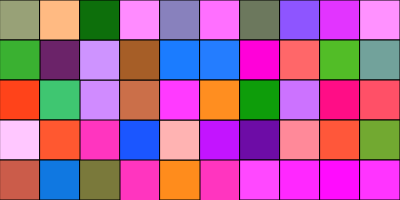
Frame 1 (no input)
Frame 60 (no input): identical to frame 1, image omitted
Frame 120 (the mouse pressed at the canvas centre since frame 60): identical to frame 1, image omitted

The p5.js sketch that drew this single still picture (run headless with seeded random() and noise() and a simulated clock; from frame 60 on, the mouse is pressed at the canvas centre):

// p5.js sketch
// ── sketch.js
function setup() {
  createCanvas(400, 200);
  background ( random(400), random(255), random(255) );
  
 
    fill(random(440), random(200), random(400));
  square((0), (0), 40);
  fill(random(440), random(200), random(400));
  square((40), (40), 40);
  fill(random(440), random(200), random(400));
  square((80), (80), 40);
  fill(random(440), random(200), random(400));
  square((120), (120), 40);
  fill(random(440), random(200), random(400));
  square((160), (160), 40);
  
  fill(random(440), random(200), random(400));
  square((40), random(0), 40);
  fill(random(440), random(200), random(400));
  square((80), (40), (40));
  fill(random(440), random(200), random(400));
  square((120), (80), (40));
  fill(random(440), random(200), random(400));
  square((160), (120), (40));
  fill(random(440), random(200), random(400));
   square((200), (120), (40));
  fill(random(440), random(200), random(400));
   square((240), (160), (40));
  fill(random(440), random(200), random(400));
   square((280), (200), (40));
  fill(random(440), random(200), random(400));
   square((0), (40), (40));
  fill(random(440), random(200), random(400));
   square((0), (80), (40));
   fill(random(440), random(200), random(400));
   square((0), (120), (40));
   fill(random(440), random(200), random(400));
   square((0), (160), (40));
   fill(random(440), random(200), random(400));
   square((40), (80), (40));
  fill(random(440), random(200), random(400));
   square((40), (120), (40));
  fill(random(440), random(200), random(400));
   square((40), (160), (40));
  fill(random(440), random(200), random(400));
   square((80), (160), (40));
  fill(random(440), random(200), random(400));
   square((80), (0), (40));
  
  fill(random(440), random(200), random(400));
   square((120), (0), (40));
  fill(random(440), random(200), random(400));
   square((120), (40), (40));
  
    fill(random(440), random(200), random(400));
   square((160), (0), (40));
  fill(random(440), random(200), random(400));
   square((160), (40), (40));
  fill(random(440), random(200), random(400));
   square((160), (80), (40));
  
  fill(random(440), random(200), random(400));
   square((200), (0), (40));
  fill(random(440), random(200), random(400));
   square((200), (40), (40));
  fill(random(440), random(200), random(400));
   square((200), (80), (40));
  
  
    fill(random(440), random(200), random(400));
   square((240), (0), (40));
  fill(random(440), random(200), random(400));
   square((240), (40), (40));
    fill(random(440), random(200), random(400));
   square((240), (80), (40));
    fill(random(440), random(200), random(400));
   square((240), (120), (40));
    fill(random(440), random(200), random(400));
   square((240), (160), (40));
  
  fill(random(440), random(200), random(400));
   square((280), (0), (40));
  fill(random(440), random(200), random(400));
   square((280), (40), (40));
    fill(random(440), random(200), random(400));
   square((280), (80), (40));
    fill(random(440), random(200), random(400));
   square((280), (120), (40));
    fill(random(440), random(200), random(400));
   square((280), (160), (40));
  
  fill(random(440), random(200), random(400));
   square((320), (0), (40));
  fill(random(440), random(200), random(400));
   square((320), (40), (40));
    fill(random(440), random(200), random(400));
   square((320), (80), (40));
    fill(random(440), random(200), random(400));
   square((320), (120), (40));
    fill(random(440), random(200), random(400));
   square((320), (160), (40));
  
  fill(random(440), random(200), random(400));
   square((360), (0), (40));
  fill(random(440), random(200), random(400));
   square((360), (40), (40));
    fill(random(440), random(200), random(400));
   square((360), (80), (40));
    fill(random(440), random(200), random(400));
   square((360), (120), (40));
    fill(random(440), random(200), random(400));
   square((360), (160), (40));
  
  
  
  

//I know there is a way to not have to write all of this, but I couldn't remmeber how to do it or what it was called

  
}function draw() {
  }
